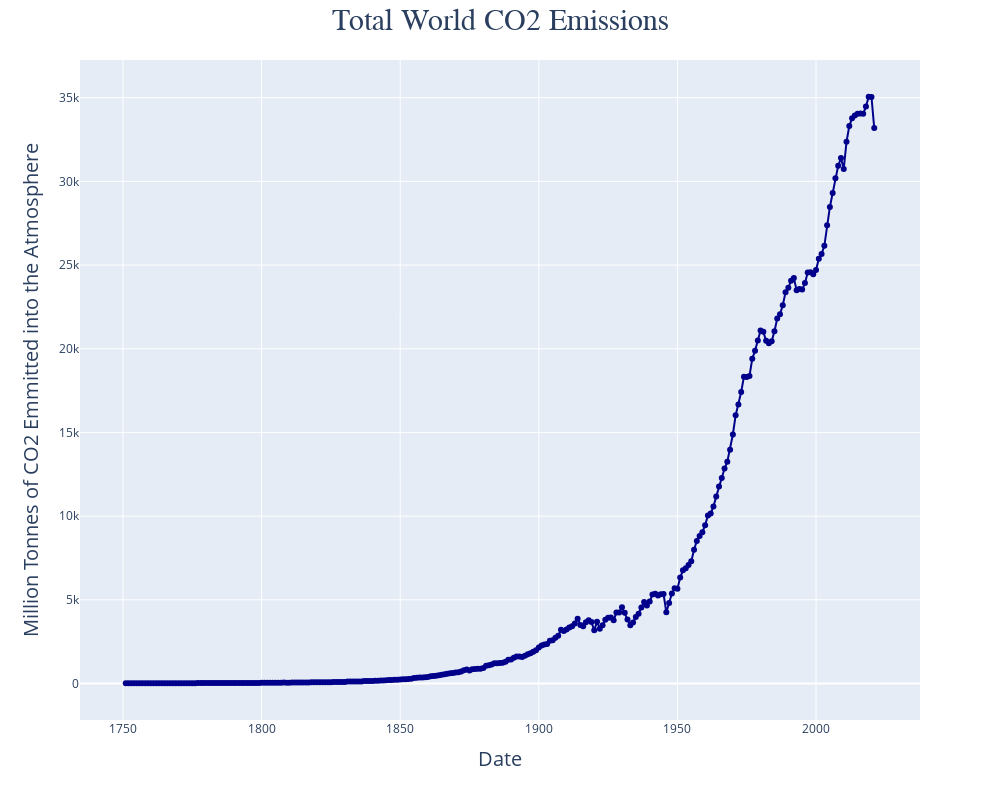

Notebook cell for this chart:
### Code cell
## Plotting the Results
# Visualizing the yearly emissions
fig = px.line(df, 
                x = 'date', 
                y = 'co2', 
                markers = True,
                height = 800, 
                width = 1000)

fig.update_layout(title = dict(
        text = 'Total World CO2 Emissions',
        font = dict(
            family = 'Arial',
            size = 30
        ),
        x = 0.5
    )
    )

fig.update_traces(line_color = 'darkblue')

fig.update_xaxes(
    title_text = 'Date',
    title_font = {'size': 20}
)

fig.update_yaxes(
    title_text = 'Million Tonnes of CO2 Emmitted into the Atmosphere',
    title_font = {'size': 20}
)

fig.show()

### Figure 1 — Plotly figure (JSON) as saved in the notebook; plotly's stock layout.template omitted (floating-point values rounded to 4 significant figures; data arrays with more than 128 entries replaced by an {"elided": "..."} marker saying what was removed)
{"data": [{"hovertemplate": "date=%{x}<br>co2=%{y}<extra></extra>", "legendgroup": "", "line": {"color": "darkblue", "dash": "solid"}, "marker": {"symbol": "circle"}, "mode": "markers+lines", "name": "", "orientation": "v", "showlegend": false, "type": "scatter", "x": {"elided": "271 str values"}, "xaxis": "x", "y": {"elided": "271 float values"}, "yaxis": "y"}], "layout": {"height": 800, "legend": {"tracegroupgap": 0}, "margin": {"t": 60}, "title": {"font": {"family": "Arial", "size": 30}, "text": "Total World CO2 Emissions", "x": 0.5}, "width": 1000, "xaxis": {"anchor": "y", "domain": [0, 1], "title": {"font": {"size": 20}, "text": "Date"}}, "yaxis": {"anchor": "x", "domain": [0, 1], "title": {"font": {"size": 20}, "text": "Million Tonnes of CO2 Emmitted into the Atmosphere"}}}}
